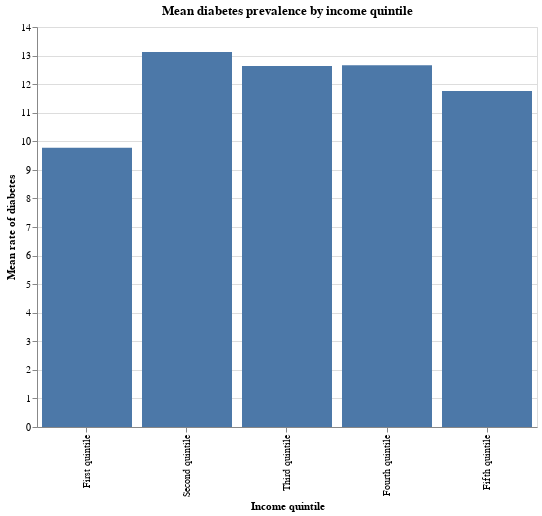

The cell this chart's notebook holds for it:
### Markdown cell above
## Conclusion

- Theoretically, we expected distributions to fall left of zero. Higher quintile -> smaller percent low income adults -> lower diabetes prevalence. 
> Interestingly, we saw POSTIVE bootstrapped mean differences, meaning lower quintiles had lower diabetes prevalence. Quintile 4 - 1; Quintile 3 -1; Quintile 2 - 1
- No other significant trend

### Code cell
# All our positive significant results involved the first quintile
q_diabetes_income_chart

### Figure 1 — Vega-Lite specification as saved in the notebook (floating-point values rounded to 4 significant figures; data arrays with more than 128 entries replaced by an {"elided": "..."} marker saying what was removed)
{"config": {"view": {"continuousWidth": 300, "continuousHeight": 300}}, "data": {"name": "data-f0be5d334ca077a34789f160c8ea7ab6"}, "mark": {"type": "bar"}, "encoding": {"tooltip": [{"aggregate": "mean", "field": "total_diabetes_prevalence", "format": ".2f", "title": "Mean diabetes prevalence", "type": "quantitative"}, {"aggregate": "mean", "field": "adult_percent_low_income", "format": ".2f", "title": "Avg. % Low Income", "type": "quantitative"}], "x": {"field": "income_quintile", "sort": ["First quintile", "Second quintile", "Third quintile", "Fourth quintile", "Fifth quintile"], "title": "Income quintile", "type": "ordinal"}, "y": {"aggregate": "mean", "field": "total_diabetes_prevalence", "title": "Mean rate of diabetes", "type": "quantitative"}}, "height": 400, "title": "Mean diabetes prevalence by income quintile", "width": 500, "$schema": "https://vega.github.io/schema/vega-lite/v5.16.3.json", "datasets": {"data-f0be5d334ca077a34789f160c8ea7ab6": {"elided": "158 records"}}}
